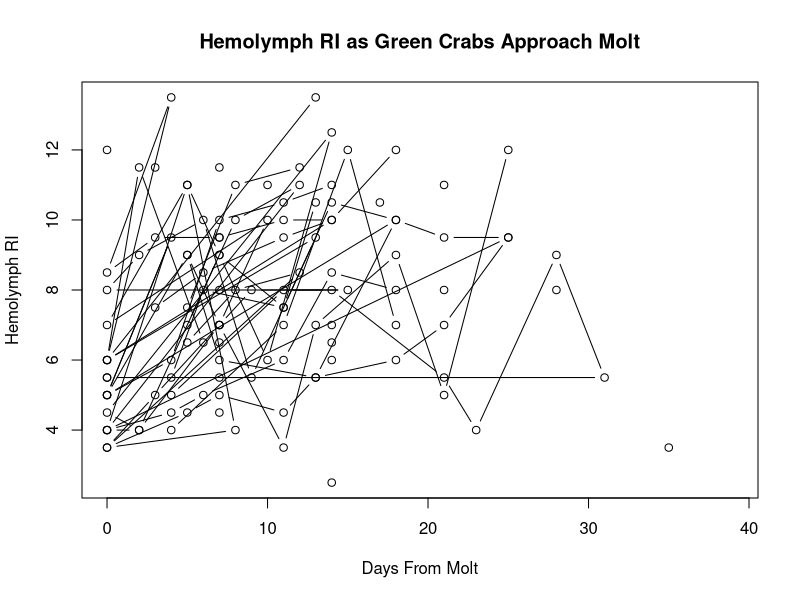

Write R code to recreate this figure. (Note: this script raises an error after producing the figure.)
## ---- chunk 1

molt_dat_fin <- read.csv("../data/wl_cml_molt_dat_final.csv")


molt_dat_fin$hemo_ri <- as.numeric(molt_dat_fin$hemo_ri)
molt_dat_fin$days_from_molt <- as.numeric(molt_dat_fin$days_from_molt)

pre_post_dat <- read.csv("../data/wl_cml_pre_post_ttest.csv")

library(dplyr)
library(car)
library(ggplot2)
# load relevant libraries for stats analysis
## ---- chunk 2
# most updated

plot(hemo_ri ~ days_from_molt, data = molt_dat_fin,
     main = "Hemolymph RI as Green Crabs Approach Molt",
     xlab = "Days From Molt", 
     ylab = "Hemolymph RI",
     type = "b", subset =condo_id == "WL")
abline(lm (hemo_ri ~ days_from_molt, data = molt_dat), col = 4, lwd = 3)

## ---- chunk 3

# upd data
molt_dat_fin %>% 
        # pipes molt data into ggplot
  ggplot(aes(x = days_from_molt, y = hemo_ri)) + 
        # populates plot with hemo ri info and defines color with crab ID
    geom_point() + geom_smooth(method=lm) + 
        # specifies type of plot -- linear model with confidence int
        scale_x_reverse() + 
        # reverses x axis so information counts down to molt
        xlab("Days from molt") + 
        ylab ("Hemolymph RI") +
        ggtitle("Hemolymph RI as green crabs approach molt")
        # renames x and y labels and title


## ---- chunk 4

# WL CML 2022 data

ri_mod_fin <- lm(hemo_ri ~ days_from_molt, data = molt_dat_fin, 
                 subset = condo_id == "WL")
summary(ri_mod_fin)
anova(ri_mod_fin)
car::Anova(ri_mod_fin, type = 3)

# linear models for significance testing 
# r square of 0.04 -- no corellation

## ---- chunk 5

# WL CML Final 2022 data

plot(hemo_color ~ days_from_molt, data = molt_dat_fin,
     main = "Hemolymph Color as Green Crabs Approach Molt (n=13)",
     xlab = "Days From Molt", 
     ylab = "Hemolymph Color")
abline(lm (hemo_color ~ days_from_molt, data = molt_dat), col = 4, lwd = 3)


boxplot(days_from_molt ~ hemo_color, data = molt_dat_fin)

## ---- chunk 6

molt_dat_fin$pre_post <- factor(molt_dat_fin$pre_post, 
                                levels = c('pre', 'post'))

boxplot(hemo_ri ~ pre_post, data = molt_dat_fin, 
        main = "Hemolymph Protein Before and After Molt",
        sub = "Wells Condo",
        xlab = "Pre- vs. Post- Molt",
        ylab = "Hemolymph Protein",
        col= c('steelblue4', 'plum'),
        subset = condo_id == "WL")

## ---- chunk 7

t.test(hemo_ri ~ pre_post, data = pre_post_dat, paired = TRUE, 
       alternative = "two.sided", subset = condo_id == "WL")

## ---- chunk 8

log_model = glm(log(hemo_ri) ~ log(days_from_molt), family = binomial,
                    data = molt_dat_fin)
plot(log_model)
